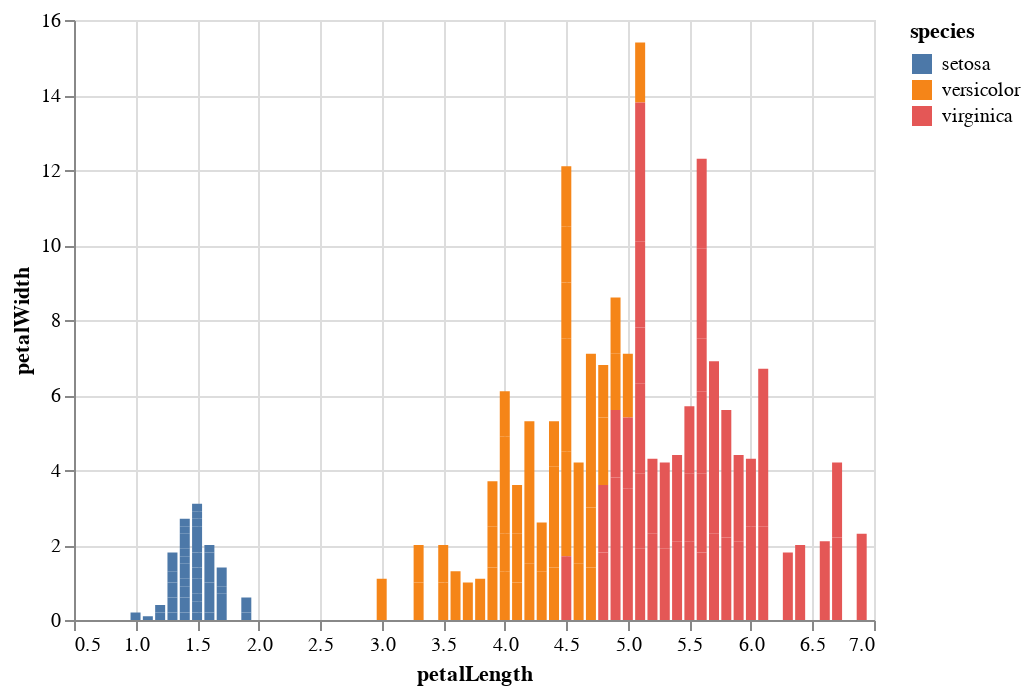

This figure's notebook cell:
### Code cell
alt.Chart(iris).mark_bar().encode(
    x='petalLength',
    y='petalWidth',
    color='species'
    # alt.X("Integers", bin=alt.Bin(extent=[-4, 4], step=0.5)),
    # y='count()',
)

# alt.Chart(iris).mark_bar().encode(
#     # x='petalLength',
#     # y='petalWidth',
#     # color='species'
#     alt.X("pet", bin=alt.Bin(extent=[-4, 4], step=0.5)),
#     y='count()',
# )

### Figure 1 — Vega-Lite specification as saved in the notebook (floating-point values rounded to 4 significant figures; data arrays with more than 128 entries replaced by an {"elided": "..."} marker saying what was removed)
{"config": {"view": {"continuousWidth": 400, "continuousHeight": 300}}, "data": {"name": "data-a264acbd6e539a8b3afc0cb5f240fb57"}, "mark": "bar", "encoding": {"color": {"type": "nominal", "field": "species"}, "x": {"type": "quantitative", "field": "petalLength"}, "y": {"type": "quantitative", "field": "petalWidth"}}, "$schema": "https://vega.github.io/schema/vega-lite/v4.0.2.json", "datasets": {"data-a264acbd6e539a8b3afc0cb5f240fb57": {"elided": "150 records"}}}
